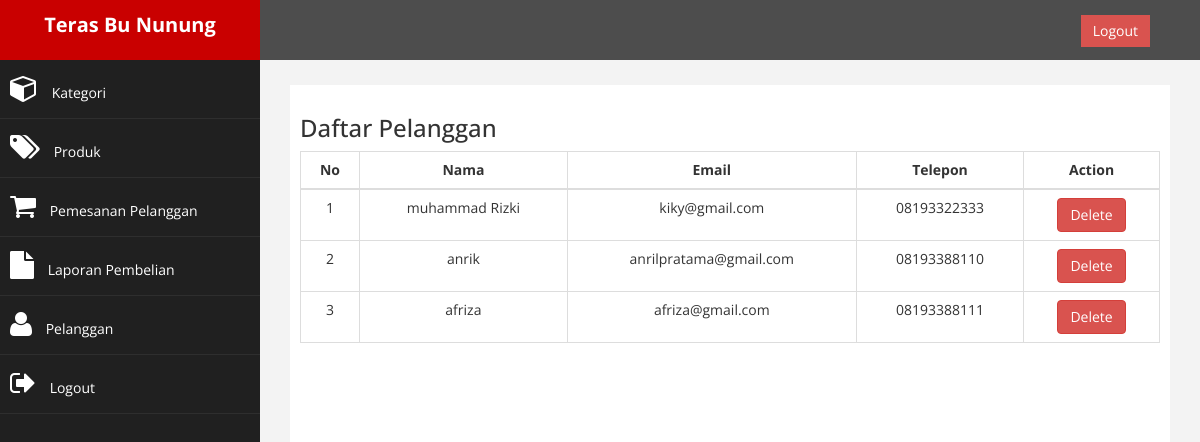
Page /admin/index.php?halaman=pelanggan (signed in) on the committed database.
### tables this page shows
CREATE TABLE `pelanggan` (
  `id_pelanggan` int(11) NOT NULL,
  `email_pelanggan` varchar(100) NOT NULL,
  `password_pelanggan` varchar(50) NOT NULL,
  `nama_pelanggan` varchar(100) NOT NULL,
  `telepon_pelanggan` varchar(25) NOT NULL
);

### admin/pelanggan.php (the view)
<h3>Daftar Pelanggan</h3>
<table class="table table-bordered text-center">
    <thead>
        <tr>
            <th class="text-center">No</th>
            <th class="text-center">Nama</th>
            <th class="text-center">Email</th>
            <th class="text-center">Telepon</th>
            <th class="text-center">Action</th>
        </tr>
    </thead>
    <tbody>
        <?php $no = 1; ?>
        <?php $ambil = $koneksi->query("SELECT * FROM pelanggan"); ?>
        <?php while ($pecah = $ambil->fetch_assoc()) { ?>
            <tr>
                <td><?php echo $no++ ?></td>
                <td><?php echo $pecah['nama_pelanggan']; ?></td>
                <td><?php echo $pecah['email_pelanggan']; ?></td>
                <td><?php echo $pecah['telepon_pelanggan']; ?></td>
                <td>
                    <a href="index.php?halaman=hapuspelanggan&id=<?php echo $pecah['id_pelanggan']; ?>" class="btn-danger btn">Delete</a>
                </td>
            </tr>
        <?php } ?>
    </tbody>
</table>

### admin/assets/css/custom.css (style rules this page uses)
body { font-family: 'Open Sans', sans-serif; }
.text-center { text-align: center; }

### rows in the picture
pelanggan: nama_pelanggan "muhammad Rizki", email_pelanggan "kiky@gmail.com", telepon_pelanggan "08193322333"
pelanggan: nama_pelanggan "anrik", email_pelanggan "anrilpratama@gmail.com", telepon_pelanggan "08193388110"
pelanggan: nama_pelanggan "afriza", email_pelanggan "afriza@gmail.com", telepon_pelanggan "08193388111"
